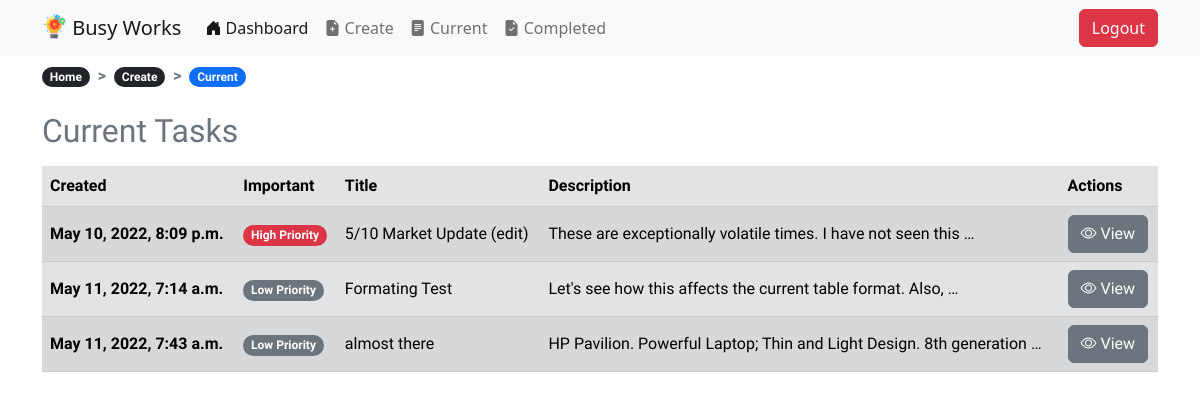
Before: /current/ (signed in) with the older database file.
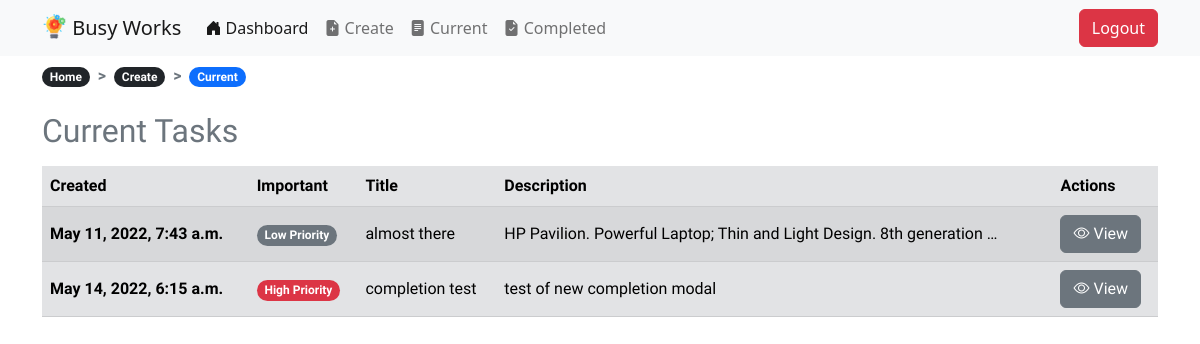
After: the same page with the newer database file.
### todo/models.py (models this page shows, shortened)
class Todo(models.Model):
    title = models.CharField(max_length=100)
    description = models.TextField(blank=True)
    created = models.DateTimeField(auto_now_add=True)
    datecompleted = models.DateTimeField(null=True, blank=True)
    important = models.BooleanField(default=False)
    user = models.ForeignKey(User, on_delete=models.CASCADE)

### todo/views.py (the view)
# urls.py: path('current/', views.currenttodos, name="currenttodos"),
@login_required
def currenttodos(request):
    todos = Todo.objects.filter(user=request.user, datecompleted__isnull=True)
    return render(request, 'todo/currenttodos.html', {'todos': todos})

### todo/templates/todo/currenttodos.html (shortened to what this page needs)
{% extends "todo/base.html" %}
{% load static %}
{% block content %}
<nav class="mt-2" style="--bs-breadcrumb-divider: '>'; font-weight: 800;" aria-label="breadcrumb">
  <ol class="breadcrumb">
    <li class="breadcrumb-item"><a href="{% url 'home' %}"><span class="badge rounded-pill bg-dark">Home</span></a></li>
    <li class="breadcrumb-item"><a href="{% url 'createtodo' %}"><span class="badge rounded-pill bg-dark">Create</span></a></li>
    <li class="breadcrumb-item active"><span class="badge rounded-pill bg-primary">Current</span></li>
  </ol>
</nav>
<div class="row justify-content-md-center mt-3">
    <div class="col-md">
        <div class="table-responsive-md">
            <table class="table table-secondary table-striped table-hover caption-top">
                <caption><h2>Current Tasks</h2></caption>
                <thead>
                    <tr>
                        <th scope="col">Created</th>
                        <th scope="col">Important</th>
                        <th scope="col">Title</th>
                        <th scope="col">Description</th>
                        <th scope="col">Actions</th>
                    </tr>
                </thead>
                <tbody>
                    {% for todo in todos %}
                    <tr class="align-middle">
                        <th scope="row">{{ todo.created }}</th>
                        <td>{% if todo.important %}<span class="badge rounded-pill bg-danger">High Priority</span>{% else %}<span class="badge rounded-pill bg-secondary">Low Priority</span>{% endif %}</td>
                        <td>{{ todo.title }}</td>
                        <td>{{ todo.description|truncatewords:10 }}</td>
                        <td>
                          <a href="{% url 'viewtodo' todo.id %}" class="btn btn-secondary" type="button"><i class="bi bi-eye"></i> View</a>
                        </td>
                    </tr>
                    {% endfor %}
                </tbody>
            </table>
        </div>
    </div>
</div>
{% endblock %}}

Changed rows visible on the page:
no longer on this page (row edited): Todo: created "May 10, 2022, 8:09 p.m.", important "High Priority", title "5/10 Market Update (edit)", description "These are exceptionally volatile times. I have not seen this …"
no longer on this page (row edited): Todo: created "May 11, 2022, 7:14 a.m.", important "Low Priority", title "Formating Test", description "Let's see how this affects the current table format. Also, …"
added Todo: created "May 14, 2022, 6:15 a.m.", important "High Priority", title "completion test", description "test of new completion modal"
